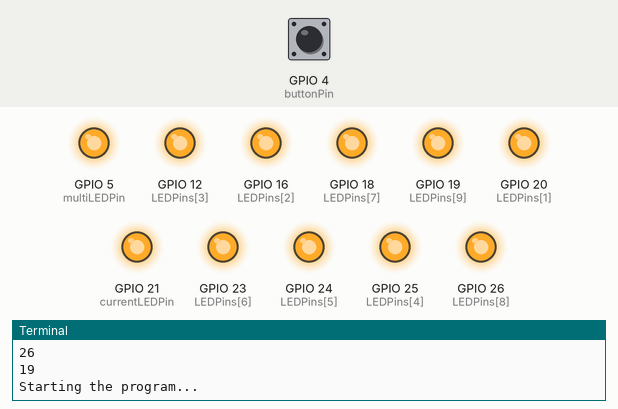
Simulated run of this program. Board: Raspberry Pi (BCM pin numbers). Shown: output pins drawn as LEDs (lit = HIGH), the last lines printed to the terminal. The test bench sets the inputs (shaded band); at power-on: GPIO 4 (buttonPin) LOW. The clock reads 2024-03-15 10:24:30 at power-on unless the program sets it.

Above: at 1.2 s.
1.3 s: GPIO 4 (buttonPin) pulled HIGH for 1 s
At 3.5 s:
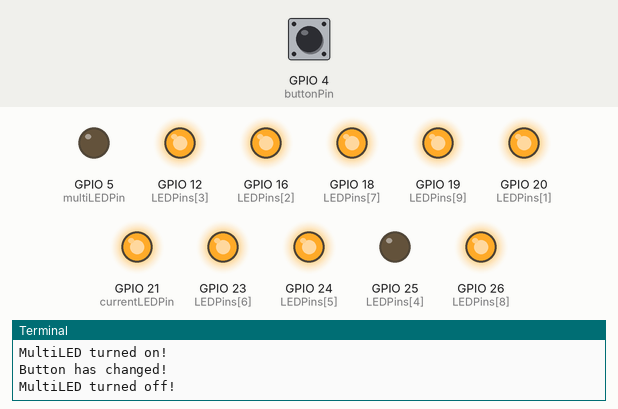
3.8 s: GPIO 4 (buttonPin) pulled HIGH for 0.15 s
At 4.4 s:
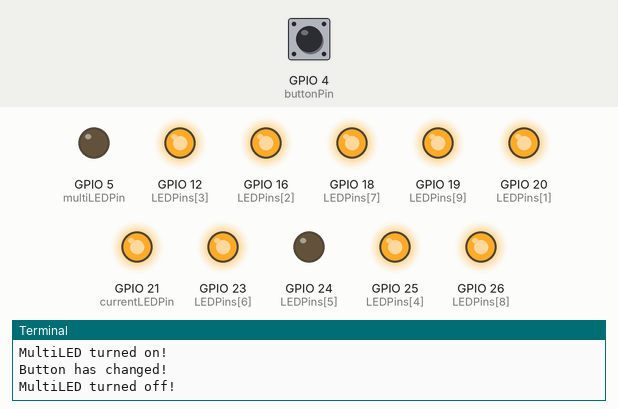
5.4 s: GPIO 4 (buttonPin) pulled HIGH for 0.15 s
At 6.7 s:
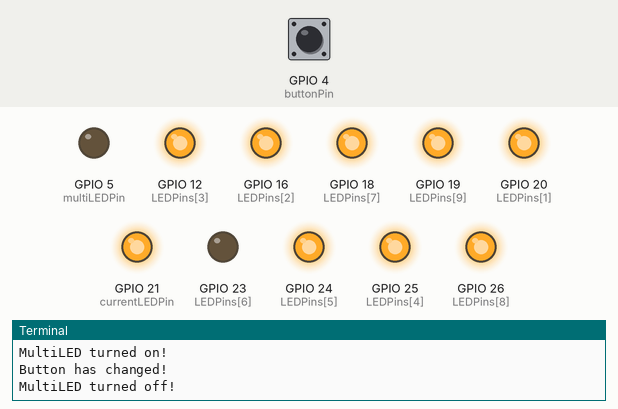
7.0 s: GPIO 4 (buttonPin) pulled HIGH for 3.2 s
At 10.9 s:
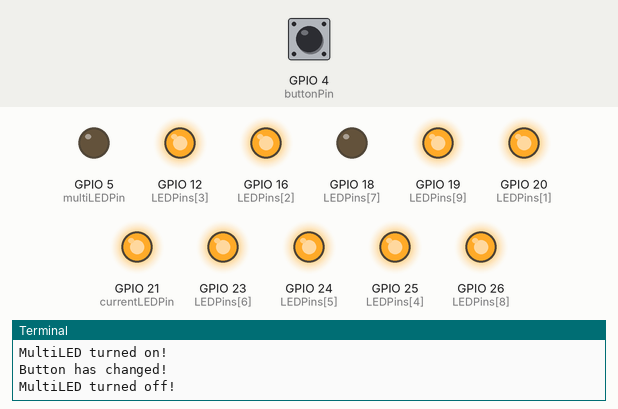
11.7 s: GPIO 4 (buttonPin) pulled HIGH for 0.15 s
At 12.8 s:
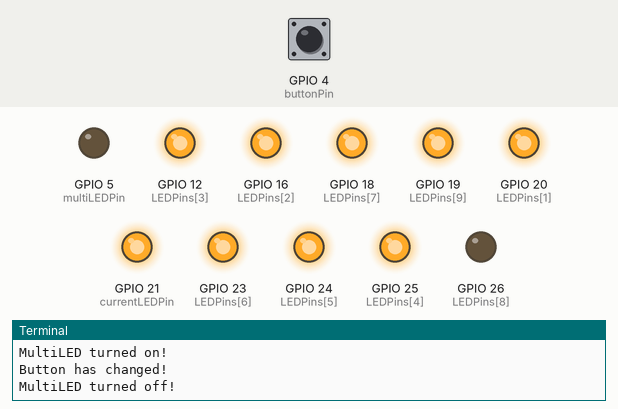
13.3 s: GPIO 4 (buttonPin) pulled HIGH for 1 s
At 15.2 s:
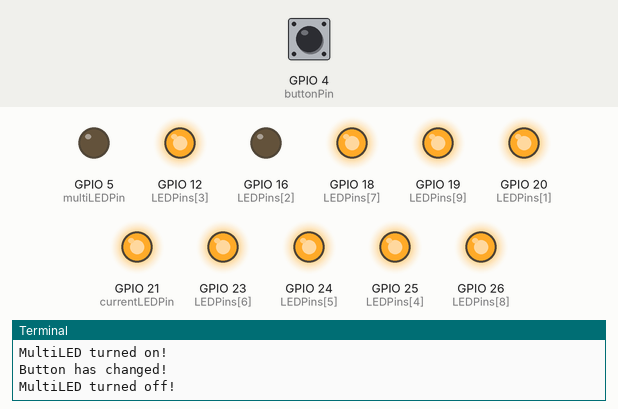
Timing chart, 0 to 16.7 s (numbered marks = the images above; inputs shaded):
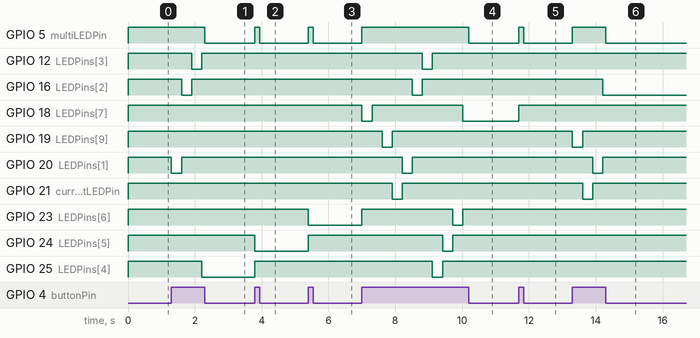

The program:

ButtonLightWater.py
```python
########################################################################
# Filename   		: ButtonLightWater.py
# Description		: Button To Control Display Of A 10 LED Bar Graph
# Author     		: Neil Smith
# First Created		: 14/07/2019
# Last Modification : 18/07/2019
########################################################################

import RPi.GPIO as GPIO
import time

class ButtonMultiLED:
	#buttonPin = 7 # The pin of the button
	#LEDPins = [0,1,2,3,4,5,6,8,9,10] # The pins of the LEDs
	#multiLEDPin = 21 # The pin of the multiLED
	#multiLEDState = 'off' # The state of the multiLED
	#currentLEDPin = 0 # The pin of the LED currently on
	#currentLEDNumber = 0 # The LED number that is currently on
	#lastLEDChangeTime = datetime.datetime.now() # The time at which the LEDs last changed
	#LEDDelayTime = 300 # The time to wait before turning on the next LED
	#LEDDirection = 1 # Direction of LEDs. 1 for right, 0 for left.

	def __init__(self, LEDDelayTime = 300, LEDDirection = 1):
		print('Initialising...')
		GPIO.cleanup()
		GPIO.setmode(GPIO.BCM)
		self.LEDDelayTime = LEDDelayTime
		self.LEDDirection = LEDDirection

		self.buttonPin = 4
		self.LEDPins = [21,20,16,12,25,24,23,18,26,19]
		self.multiLEDPin = 5
		self.multiLEDState = 'off'
		self.currentLEDNumber = 0
		self.currentLEDPin = 21

		for pin in self.LEDPins:
			print(pin)
			GPIO.setup(pin, GPIO.OUT)   # Set the mode of all the LED pins to be outputs
			GPIO.output(pin, GPIO.HIGH) # Turn all the LEDs off
		GPIO.setup(self.buttonPin, GPIO.IN, pull_up_down=GPIO.PUD_DOWN) # Set the mode of the button pin to be an input, and set it to be initially released
		GPIO.setup(self.multiLEDPin, GPIO.OUT) # Set the mode of the multiLED pin to be an output
		GPIO.output(self.multiLEDPin, GPIO.HIGH) # Turn off the multiLED
		GPIO.add_event_detect(self.buttonPin,GPIO.BOTH,callback = self.buttonChanged,bouncetime=50) # Call the buttonChanged method on change of button state

	def run(self):
		self.lastLEDChangeTime = time.time()*1000
		print('Starting the program...')
		while(1):
			#time.sleep(1)
			rising = GPIO.input(self.buttonPin)
			#print(rising)
			if (self.multiLEDState == 'on'): # If the multiLED is on
				if (self.timeToChangeLEDs() == True): # If its time to change the LEDs
					self.changeLEDs() # Turn on the next LED

	# Check whether its time to change the LEDs
	def timeToChangeLEDs(self):
		change = False
		currentTime = time.time()*1000
		if (currentTime > self.lastLEDChangeTime + self.LEDDelayTime):
			change = True
		return change

	# Turn on the next LED
	def changeLEDs(self):
		self.lastLEDChangeTime = time.time()*1000
		# Turn off the current LED
		GPIO.output(self.currentLEDPin, GPIO.HIGH)
		if (self.LEDDirection == 1): # If LEDs going right
			# If another LED to the right
			if (self.currentLEDNumber < len(self.LEDPins) - 1):
				self.currentLEDNumber = self.currentLEDNumber + 1
				self.currentLEDPin = self.LEDPins[self.currentLEDNumber]
				GPIO.output(self.currentLEDPin, GPIO.LOW)
			# No more LEDs to the right, set the leftmost to on
			else:
				self.currentLEDNumber = 0;
				self.currentLEDPin = self.LEDPins[self.currentLEDNumber]
				GPIO.output(self.currentLEDPin, GPIO.LOW)


	# Turn the nth LED on
	def ledOn(self,n):
		GPIO.output(n, GPIO.LOW)

	# Turn the nth LED off
	def ledOff(self,n):
		GPIO.output(n, GPIO.HIGH)

	# Turn on/off the multiLED based on button state
	def buttonChanged(self,_):
		print('Button has changed!')
		rising = GPIO.input(self.buttonPin)
		if rising:
			self.buttonPressed()
		else:
			self.buttonReleased()

	# When the button is released, turn off the multiLED
	def buttonReleased(self):
		self.multiLEDState = 'off'
		GPIO.output(self.multiLEDPin, GPIO.LOW)
		print('MultiLED turned off!')

	# When the button is pressed, turn on the multiLED
	def buttonPressed(self):
		self.multiLEDState = 'on'
		GPIO.output(self.multiLEDPin, GPIO.HIGH)
		print('MultiLED turned on!')


	# Turn off all the LEDs and release resources
	def destroy(self):
		for pin in ledPins:
			GPIO.output(pin, GPIO.HIGH)
		GPIO.cleanup()


if __name__ == "__main__":
	myClass = ButtonMultiLED(300, 1)
	try:
		myClass.run()
	except KeyboardInterrupt:
		myClass.destroy()
```

Measured:
- after the input at 1.3 s, GPIO 5 (multiLEDPin): HIGH → LOW after 1.0 s; GPIO 12 (LEDPins[3]): HIGH → LOW after 0.60 s, → HIGH 0.30 s later; GPIO 16 (LEDPins[2]): HIGH → LOW after 0.30 s, → HIGH 0.30 s later; GPIO 20 (LEDPins[1]): HIGH → LOW at once, → HIGH 0.30 s later; GPIO 25 (LEDPins[4]): HIGH → LOW after 0.90 s
- after the input at 3.8 s, GPIO 5 (multiLEDPin): LOW → HIGH at once, → LOW 0.15 s later; GPIO 24 (LEDPins[5]): HIGH → LOW at once; GPIO 25 (LEDPins[4]): LOW → HIGH at once
- after the input at 5.4 s, GPIO 5 (multiLEDPin): LOW → HIGH at once, → LOW 0.15 s later; GPIO 23 (LEDPins[6]): HIGH → LOW at once; GPIO 24 (LEDPins[5]): LOW → HIGH at once
- after the input at 7.0 s, GPIO 5 (multiLEDPin): LOW → HIGH at once, → LOW 3.2 s later; GPIO 12 (LEDPins[3]): HIGH → LOW after 1.8 s, → HIGH 0.30 s later
- after the input at 11.7 s, GPIO 5 (multiLEDPin): LOW → HIGH at once, → LOW 0.15 s later; GPIO 18 (LEDPins[7]): LOW → HIGH at once; GPIO 26 (LEDPins[8]): HIGH → LOW at once
- after the input at 13.3 s, GPIO 5 (multiLEDPin): LOW → HIGH at once, → LOW 1.0 s later; GPIO 16 (LEDPins[2]): HIGH → LOW after 0.91 s; GPIO 19 (LEDPins[9]): HIGH → LOW at once, → HIGH 0.30 s later; GPIO 20 (LEDPins[1]): HIGH → LOW after 0.61 s, → HIGH 0.30 s later; GPIO 21 (currentLEDPin): HIGH → LOW after 0.30 s, → HIGH 0.30 s later
